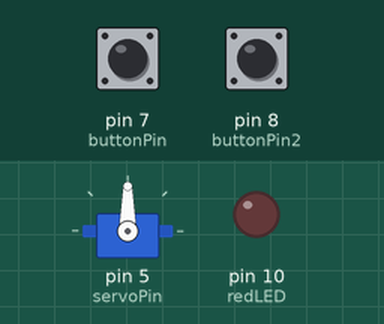
Recording of a sketch running on a simulated Arduino Uno, built with avr-gcc and run on an emulated ATmega328P. Shown: servo, output pins drawn as LEDs (lit = HIGH). Inputs (shaded band) come from the test bench; at power-on: pin 7 (buttonPin) HIGH, pin 8 (buttonPin2) HIGH.

Above: at 1.2 s.
1.3 s: pin 7 (buttonPin) pulled LOW for 1 s
At 1.77 s:
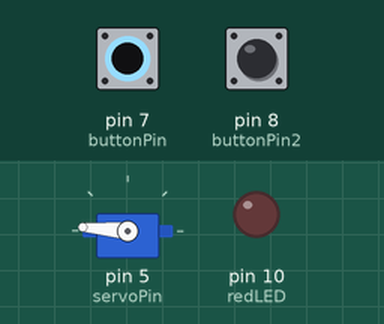
4.3 s: pin 8 (buttonPin2) pulled LOW for 3.2 s
At 4.77 s:
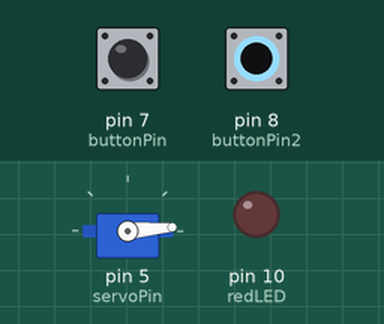
9.0 s: pin 7 (buttonPin) pulled LOW for 3.2 s
At 12.7 s:
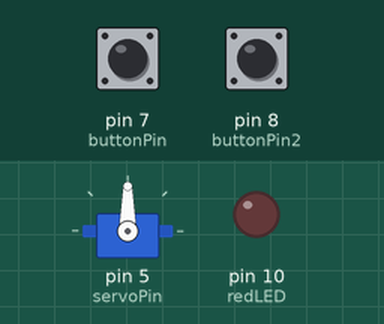
Timing chart, 0 to 14.2 s (numbered marks = the images above; inputs shaded):
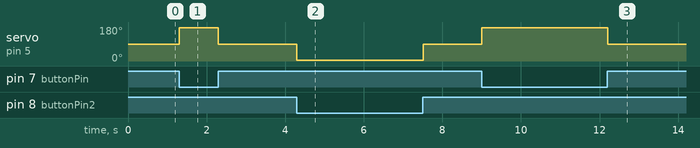

Measured:
- after the input at 1.3 s, servo on pin 5 (servoPin): 90° → 175° at once, → 90° 1.0 s later
- after the input at 4.3 s, servo on pin 5 (servoPin): 90° → 5° at once, → 90° 3.2 s later
- after the input at 9.0 s, servo on pin 5 (servoPin): 90° → 175° at once, → 90° 3.2 s later

The sketch:

_4_buttons_servo.ino
```cpp
/*
 * This is the program header put things like the date, your name
 * And a description of what your program does here
 *
 * Michal Britt-Crane 7/6/2015
 *
 * This program moves a servo to two different positions
 *
 * Challange: use button two to 5 degrees when pressed  ----------
 */

#include <Servo.h>             // import the servo library, this allows us to use a bunch of additional code to make it really easy to control a servo
Servo myServo;                 // create "Servo" object called "myServo" to control a servo

// Constants
const int redLED = 10;          // red LED on pin 10
const int buttonPin = 7;        // button connected to pin 7
const int buttonPin2 = 8;       // button connected to pin 8
const int servoPin = 5;         // servo attached to pin 5

void setup() {                        // start setup, this code runs once at startup
  pinMode(redLED, OUTPUT);            // initialize digital pin "redLED" as an output so you can turn the LED on and off
  pinMode(buttonPin, INPUT_PULLUP);   // initialize buttonPin as an input and turn on the arduino's internal pull-up resistor on buttonPin
  pinMode(buttonPin2, INPUT_PULLUP);  // initialize buttonPin as an input and turn on the arduino's internal pull-up resistor on buttonPin
  myServo.attach(servoPin);           // attaches the servo on pin "servoPin" to the servo object. servo must be attached to send it a command.
                                      //   When a servo is attached it is continually driven to whatever position it was last commanded to drive to
}                                     // end setup

void loop() {                         // start main loop
  if (digitalRead(buttonPin) == false){  // this is called a conditional statement. if the true/false condition inside the () is true the code in the {} will execute, if not it will be skipped
    myServo.write(175);               // drive the servo to 175 deg
    delay(50);                        // a .05 seccond delay to smooth things out, reduces jitter
  }                                   // end if
  if (digitalRead(buttonPin2) == false){  // this is called a conditional statement. if the true/false condition inside the () is true the code in the {} will execute, if not it will be skipped
    myServo.write(5);               // drive the servo to 175 deg
    delay(50);                        // a .05 seccond delay to smooth things out, reduces jitter
  }                                   // end if
  myServo.write(90);                  // drive the servo to 90 deg
}                                     // end main method, repeat to top
```
